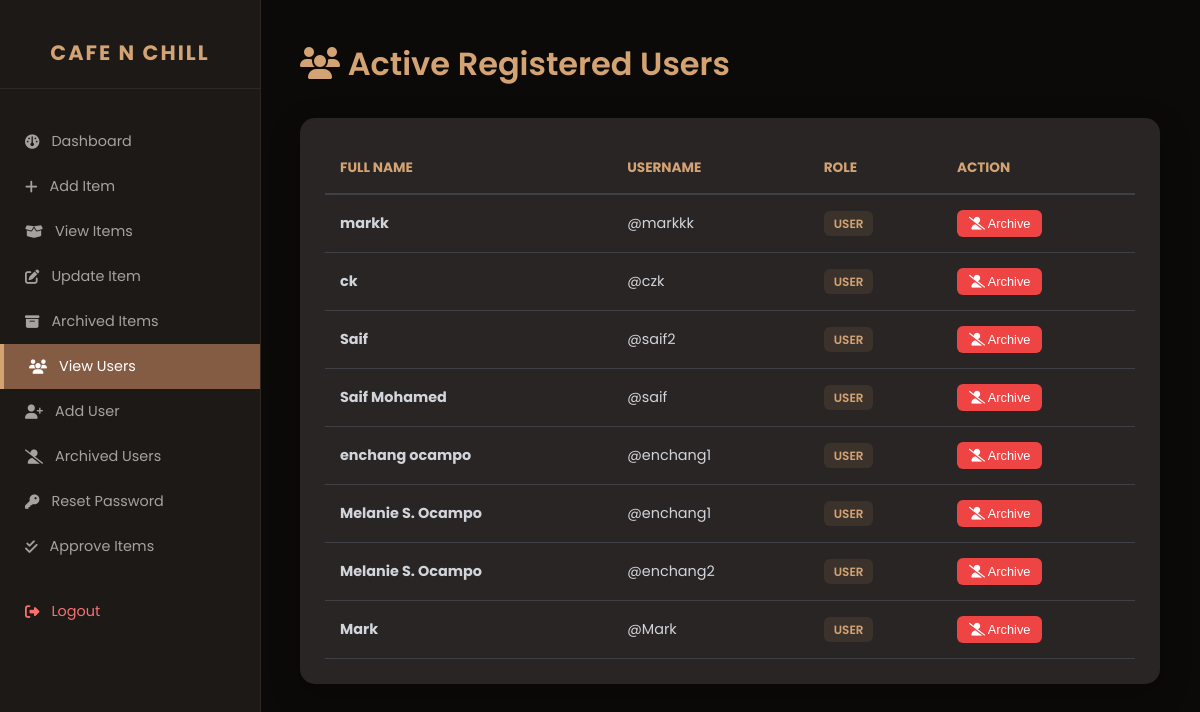
Page /admin/view_user.php (signed in) on the committed database.
### tables this page shows
CREATE TABLE `users` (
  `id` int(11) NOT NULL,
  `full_name` varchar(100) DEFAULT NULL,
  `username` varchar(50) DEFAULT NULL,
  `email` varchar(100) DEFAULT NULL,
  `password` varchar(255) NOT NULL,
  `role` enum('superadmin','admin','user') DEFAULT NULL,
  `status` enum('active','archived') DEFAULT 'active'
);

### admin/view_user.php (the view, shortened to what this page needs)
<?php
include "../config/db.php";
$page = basename($_SERVER['PHP_SELF']);
?>
<!DOCTYPE html>
<html lang="en">
<head>
    <link rel="stylesheet" href="https://cdnjs.cloudflare.com/ajax/libs/font-awesome/6.5.2/css/all.min.css">
</head>
<body>
<div class="sidebar">
    <h2>CAFE N CHILL</h2>
    <a href="admin_dashboard.php" class="<?= $page == 'admin_dashboard.php' ? 'active' : '' ?>">
        <i class="fa-solid fa-gauge"></i> Dashboard
    </a>
    <a href="add_item.php" class="<?= $page == 'add_item.php' ? 'active' : '' ?>">
        <i class="fa-solid fa-plus"></i> Add Item
    </a>
    <a href="view_items.php" class="<?= $page == 'view_items.php' ? 'active' : '' ?>">
        <i class="fa-solid fa-box-open"></i> View Items
    </a>
    <a href="update_item.php" class="<?= $page == 'update_item.php' ? 'active' : '' ?>">
        <i class="fa-solid fa-pen-to-square"></i> Update Item
    </a>
    <a href="archived_items.php" class="<?= $page == 'archived_items.php' ? 'active' : '' ?>">
        <i class="fa-solid fa-box-archive"></i> Archived Items
    </a>
    <a href="view_user.php" class="<?= $page == 'view_user.php' ? 'active' : '' ?>">
        <i class="fa-solid fa-users"></i> View Users
    </a>
    <a href="add_user.php" class="<?= $page == 'add_user.php' ? 'active' : '' ?>">
        <i class="fa-solid fa-user-plus"></i> Add User
    </a>
    <a href="archived_users.php" class="<?= $page == 'archived_users.php' ? 'active' : '' ?>">
        <i class="fa-solid fa-user-slash"></i> Archived Users
    </a>
    <a href="reset_password.php" class="<?= $page == 'reset_password.php' ? 'active' : '' ?>">
        <i class="fa-solid fa-key"></i> Reset Password
    </a>
    <a href="approve_item.php" class="<?= $page == 'approve_item.php' ? 'active' : '' ?>">
        <i class="fa-solid fa-check-double"></i> Approve Items
    </a>
    <a onclick="confirmLogout()" style="margin-top: 20px; color: #f87171; cursor: pointer;">
        <i class="fa-solid fa-right-from-bracket"></i> Logout
    </a>
</div>
<div class="main">
    <div class="header-section">
        <h1><i class="fa-solid fa-users"></i> Active Registered Users</h1>
    </div>
    <div class="table-container">
        <table>
            <thead>
                <tr>
                    <th>Full Name</th>
                    <th>Username</th>
                    <th>Role</th>
                    <th>Action</th>
                </tr>
            </thead>
            <tbody>
                <?php
                $res = $conn->query("SELECT * FROM users WHERE status='active' AND role='user' ORDER BY id DESC");
                if($res && $res->num_rows > 0){
                    while($r = $res->fetch_assoc()){
                ?>
                <tr>
                    <td><strong><?php echo htmlspecialchars($r['full_name']); ?></strong></td>
                    <td>@<?php echo htmlspecialchars($r['username']); ?></td>
                    <td><span class="role-badge"><?php echo strtoupper($r['role']); ?></span></td>
                    <td>
                        <button onclick="confirmArchive(<?= $r['id'] ?>)" class="btn-archive">
                            <i class="fa-solid fa-user-slash"></i> Archive
                        </button>
                    </td>
                </tr>
                <?php
                    }
                } else {
                    echo "<tr><td colspan='4' class='no-data'>No active users found.</td></tr>";
                }
                ?>
            </tbody>
        </table>
    </div>
</div>
</body>
</html>

### admin/view_user.php (style rules this page uses)
:root { --bg-color: #0c0a09; --sidebar-color: #1c1917; --coffee-brown: #845c44; --cream-accent: #d4a373; --text-light: #fafaf9; --card-bg: #292524; }
body { margin: 0; font-family: 'Poppins', sans-serif; background: var(--bg-color); color: var(--text-light); display: flex; }
.sidebar { width: 260px; height: 100vh; background: var(--sidebar-color); position: fixed; padding-top: 20px; border-right: 1px solid rgba(132, 92, 68, 0.2); overflow-y: auto; }
.sidebar h2 { color: var(--cream-accent); text-align: center; font-size: 1.3rem; margin-bottom: 30px; letter-spacing: 2px; border-bottom: 1px solid rgba(212, 163, 115, 0.1); padding-bottom: 20px; }
.sidebar a { display: flex; align-items: center; gap: 12px; color: #a8a29e; padding: 12px 25px; text-decoration: none; transition: 0.3s; font-size: 0.9rem; cursor: pointer; }
.sidebar a.active { background: var(--coffee-brown); color: white; border-left: 4px solid var(--cream-accent); }
.main { margin-left: 260px; padding: 40px; width: calc(100% - 260px); }
.header-section { margin-bottom: 30px; }
h1 { color: var(--cream-accent); margin: 0; font-weight: 600; }
.table-container { background: var(--card-bg); padding: 25px; border-radius: 15px; box-shadow: 0 10px 30px rgba(0,0,0,0.3); overflow-x: auto; }
table { width: 100%; border-collapse: collapse; }
th { text-align: left; padding: 15px; color: var(--cream-accent); border-bottom: 2px solid #3f3f46; font-size: 0.85rem; text-transform: uppercase; }
td { padding: 15px; border-bottom: 1px solid #3f3f46; color: #d1d5db; font-size: 0.9rem; }
.role-badge { color: var(--cream-accent); font-weight: 600; background: rgba(212, 163, 115, 0.1); padding: 4px 10px; border-radius: 6px; font-size: 0.75rem; }
.btn-archive { background: #ef4444; color: white; border: none; padding: 6px 12px; border-radius: 6px; cursor: pointer; font-size: 0.8rem; transition: 0.3s; }

### rows in the picture
users: full_name "markk", username "markkk", role "USER"
users: full_name "ck", username "czk", role "USER"
users: full_name "Saif", username "saif2", role "USER"
users: full_name "Saif Mohamed", username "saif", role "USER"
users: full_name "enchang ocampo", username "enchang1", role "USER"
users: full_name "Melanie S. Ocampo", username "enchang1", role "USER"
users: full_name "Melanie S. Ocampo", username "enchang2", role "USER"
users: full_name "Mark", username "Mark", role "USER"
